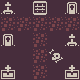

A level layout from a 2D game, rendered from its tile map. Below: a short description, then the map file with its tile-grid data intact:
An orthogonal 5x5 tile map with 16x16 px tiles, 1 tile layer (Warstwa Kafelków 1).

<map version="1.2" tiledversion="1.2.4" orientation="orthogonal" renderorder="right-up" width="5" height="5" tilewidth="16" tileheight="16" infinite="0" nextlayerid="3" nextobjectid="1">
 <tileset firstgid="1" source="tileset.tsx" />
 <layer id="1" name="Warstwa Kafelków 1" width="5" height="5">
  <data encoding="csv">
66,1,68,1,65,
3,3,3,3,3,
65,1,3,1,66,
1,1,3,69,1,
67,1,3,1,67
</data>
 </layer>
</map>
